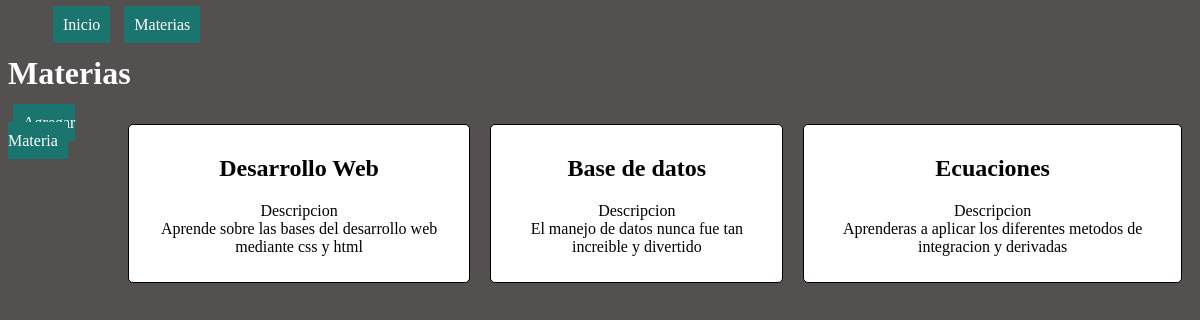
The page /subject on the database its author committed.
### works/models.py (models this page shows, shortened)
class Subject(models.Model):
    name = models.CharField(max_length=50)
    descripcion = models.TextField(max_length=200)

### works/views.py (the view)
# urls.py: path('subject', views.subject, name='subject'),
def subject(req):
    materias = Subject.objects.all()
    if len(materias) > 0:
        return render(req, 'subjects/subject.html', {
            'subjects': materias,
        })
    return render(req, 'subjects/subject.html', {
        'materias': 'No hay materias registradas'
    })

### works/templates/subjects/subject.html
{% extends 'layouts/nav.html' %}
{% block content %}
<h1>Materias</h1>
<div class="subjects">
    <section>
        <a class="dir" href="{% url 'newSubject' %}">Agregar Materia</a>
    </section>
    {% for subject in subjects %}
    <a class="card" href="{% url 'task' subject.id %}">
        <div>
            <h2>{{ subject.name }}</h2>
            <p>
                Descripcion<br>
                {{ subject.descripcion }}
            </p>
        </div>
    </a>
    {% endfor %}
</div>
{% endblock %}

### works/templates/layouts/nav.html (shortened to what this page needs)
{% load static %}
<!DOCTYPE html>
<html lang="en">
<head>
    <link rel="stylesheet" href="{% static 'css/styles.css' %}">
</head>
<body>
    <header>
        <nav>
            <ul>
                <li><a class="dir" href="{% url 'index' %}">Inicio</a></li>
                <li><a class="dir" href="{% url 'subject' %}">Materias</a></li>
            </ul>
        </nav>
    </header>
    <div class="container">
        {% block content %}
        {% endblock %}
    </div>
</body>
</html>

### works/static/css/styles.css (style rules this page uses)
body { background-color: #312c2cd3; color: #fff }
li { display: inline; list-style-type: none; }
.dir { background-color: rgb(26, 117, 110); padding: 10px; margin: 5px; }
a { color: #fff; text-decoration: none; }
.subjects { display: flex; }
.subjects .card { text-decoration: none; color: #000; }
.subjects div { background-color: #fff; margin: 10px; padding: 10px; border: solid 1px #000; border-radius: 5px; text-align: center; }

### rows shown on the page
Subject: name "Desarrollo Web", descripcion "Aprende sobre las bases del desarrollo web mediante css y html"
Subject: name "Base de datos", descripcion "El manejo de datos nunca fue tan increible y divertido"
Subject: name "Ecuaciones", descripcion "Aprenderas a aplicar los diferentes metodos de integracion y derivadas"
